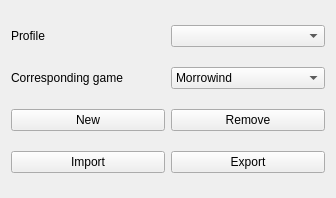
<?xml version="1.0" encoding="UTF-8"?>
<ui version="4.0">
 <class>ProfilesManagerWindow</class>
 <widget class="QWidget" name="ProfilesManagerWindow">
  <property name="geometry">
   <rect>
    <x>0</x>
    <y>0</y>
    <width>336</width>
    <height>198</height>
   </rect>
  </property>
  <property name="windowTitle">
   <string>Profiles manager</string>
  </property>
  <layout class="QGridLayout" name="gridLayout">
   <item row="0" column="0">
    <widget class="QLabel" name="label">
     <property name="text">
      <string>Profile</string>
     </property>
    </widget>
   </item>
   <item row="0" column="1">
    <widget class="QComboBox" name="profiles"/>
   </item>
   <item row="1" column="0">
    <widget class="QLabel" name="label_2">
     <property name="text">
      <string>Corresponding game</string>
     </property>
    </widget>
   </item>
   <item row="1" column="1">
    <widget class="QComboBox" name="games">
     <item>
      <property name="text">
       <string>Morrowind</string>
      </property>
     </item>
     <item>
      <property name="text">
       <string>Oblivion</string>
      </property>
     </item>
     <item>
      <property name="text">
       <string>Skyrim LE (2011)</string>
      </property>
     </item>
     <item>
      <property name="text">
       <string>Skyrim SE (2016)</string>
      </property>
     </item>
     <item>
      <property name="text">
       <string>Fallout 3</string>
      </property>
     </item>
     <item>
      <property name="text">
       <string>Fallout New Vegas</string>
      </property>
     </item>
     <item>
      <property name="text">
       <string>Fallout 4</string>
      </property>
     </item>
    </widget>
   </item>
   <item row="2" column="0">
    <widget class="QPushButton" name="newPushButton">
     <property name="text">
      <string>New</string>
     </property>
    </widget>
   </item>
   <item row="2" column="1">
    <widget class="QPushButton" name="removePushButton">
     <property name="text">
      <string>Remove</string>
     </property>
    </widget>
   </item>
   <item row="3" column="0">
    <widget class="QPushButton" name="newPushButton_2">
     <property name="text">
      <string>Import</string>
     </property>
    </widget>
   </item>
   <item row="3" column="1">
    <widget class="QPushButton" name="newPushButton_3">
     <property name="text">
      <string>Export</string>
     </property>
    </widget>
   </item>
  </layout>
 </widget>
 <resources/>
 <connections/>
</ui>
